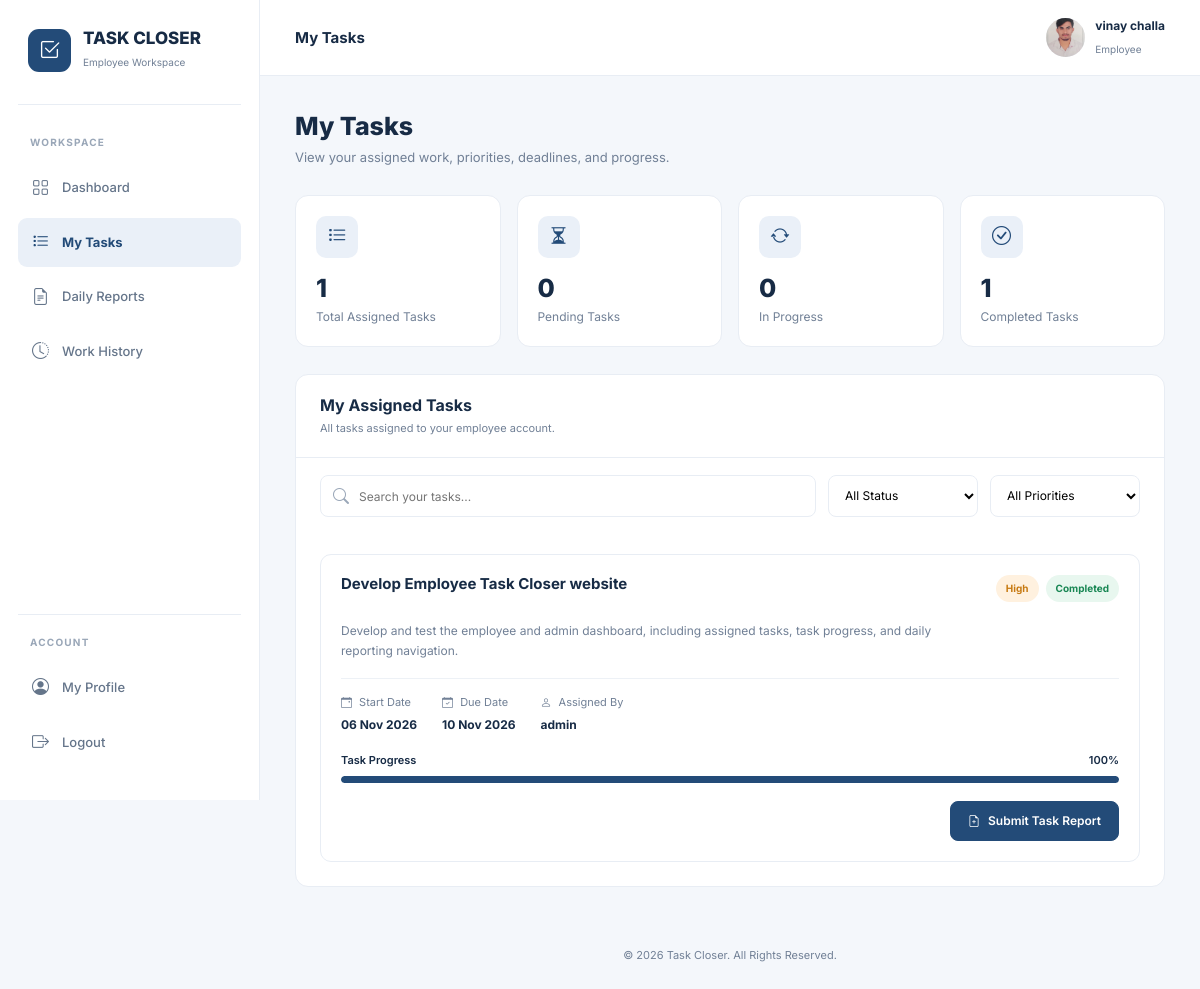
Screenshot of /tasks/my-tasks/ (signed in) with the database file from the repository.
### accounts/models.py (models this page shows, shortened)
class CustomUser(AbstractUser):
    date_joined = None
    class Role(models.TextChoices):
        ADMIN = 'ADMIN', 'Admin'
        EMPLOYEE = 'EMPLOYEE', 'Employee'
    role = models.CharField(
        max_length=20,
        choices=Role.choices,
        default=Role.EMPLOYEE
    )
    email = models.EmailField(
        unique=True,
        verbose_name='Email Address'
    )
    phone = models.CharField(
        max_length=15,
        blank=True,
        null=True
    )
    profile_picture = models.ImageField(
        upload_to='profiles/',
        blank=True,
        null=True
    )

### tasks/models.py (models this page shows, shortened)
class Task(models.Model):
    class Priority(models.TextChoices):
        LOW = 'LOW', 'Low'
        MEDIUM = 'MEDIUM', 'Medium'
        HIGH = 'HIGH', 'High'
        URGENT = 'URGENT', 'Urgent'
    class Status(models.TextChoices):
        PENDING = 'PENDING', 'Pending'
        IN_PROGRESS = 'IN_PROGRESS', 'In Progress'
        COMPLETED = 'COMPLETED', 'Completed'
        ON_HOLD = 'ON_HOLD', 'On Hold'
    title = models.CharField(max_length=200)
    description = models.TextField()
    assigned_to = models.ForeignKey(
        Employee,
        on_delete=models.CASCADE,
        related_name='assigned_tasks'
    )
    assigned_by = models.ForeignKey(
        settings.AUTH_USER_MODEL,
        on_delete=models.SET_NULL,
        null=True,
        related_name='created_tasks'
    )
    priority = models.CharField(
        max_length=20,
        choices=Priority.choices,
        default=Priority.MEDIUM
    )
    status = models.CharField(
        max_length=20,
        choices=Status.choices,
        default=Status.PENDING
    )
    progress = models.PositiveSmallIntegerField(default=0)
    start_date = models.DateField()
    due_date = models.DateField()
    completed_at = models.DateTimeField(
        null=True,
        blank=True
    )
    created_at = models.DateTimeField(auto_now_add=True)
    updated_at = models.DateTimeField(auto_now=True)
    class Meta:
        verbose_name = 'Task'
        verbose_name_plural = 'Tasks'
        ordering = ['-created_at']

### tasks/views.py (the view)
@login_required
def employee_task_list(request):
    if request.user.role != 'EMPLOYEE':
        return redirect('dashboard:admin_dashboard')
    employee = get_object_or_404(
        Employee,
        user=request.user
    )
    tasks = Task.objects.filter(
        assigned_to=employee
    ).select_related(
        'assigned_by'
    ).order_by('-created_at')
    context = {
        'tasks': tasks,
        'total_tasks': tasks.count(),
        'pending_tasks': tasks.filter(
            status=Task.Status.PENDING
        ).count(),
        'in_progress_tasks': tasks.filter(
            status=Task.Status.IN_PROGRESS
        ).count(),
        'completed_tasks': tasks.filter(
            status=Task.Status.COMPLETED
        ).count(),
    }
    return render(
        request,
        'tasks/employee_task_list.html',
        context
    )

### templates/tasks/employee_task_list.html (shortened to what this page needs)
{% extends "employee/base.html" %}
{% block page_heading %}My Tasks{% endblock %}
{% block tasks_active %}active{% endblock %}
{% block content %}
<div class="page-header">
    <h2>My Tasks</h2>
    <p>
        View your assigned work, priorities, deadlines, and progress.
    </p>
</div>
<div class="row g-3">
    <div class="col-6 col-lg-3">
        <div class="task-stat-card">
            <div class="task-stat-icon">
                <i class="bi bi-list-task"></i>
            </div>
            <h3>{{ total_tasks }}</h3>
            <p>Total Assigned Tasks</p>
        </div>
    </div>
    <div class="col-6 col-lg-3">
        <div class="task-stat-card">
            <div class="task-stat-icon">
                <i class="bi bi-hourglass-split"></i>
            </div>
            <h3>{{ pending_tasks }}</h3>
            <p>Pending Tasks</p>
        </div>
    </div>
    <div class="col-6 col-lg-3">
        <div class="task-stat-card">
            <div class="task-stat-icon">
                <i class="bi bi-arrow-repeat"></i>
            </div>
            <h3>{{ in_progress_tasks }}</h3>
            <p>In Progress</p>
        </div>
    </div>
    <div class="col-6 col-lg-3">
        <div class="task-stat-card">
            <div class="task-stat-icon">
                <i class="bi bi-check-circle"></i>
            </div>
            <h3>{{ completed_tasks }}</h3>
            <p>Completed Tasks</p>
        </div>
    </div>
</div>
<div class="task-panel">
    <div class="task-panel-header">
        <h5>My Assigned Tasks</h5>
        <p>
            All tasks assigned to your employee account.
        </p>
    </div>
    {% if tasks %}
        <div class="task-filters">
            <div class="task-search">
                <i class="bi bi-search"></i>
                <input type="text"
                       id="taskSearch"
                       placeholder="Search your tasks...">
            </div>
            <select id="statusFilter" class="task-filter">
                <option value="">All Status</option>
            </select>
            <select id="priorityFilter" class="task-filter">
                <option value="">All Priorities</option>
            </select>
        </div>
        <div class="task-list">
            {% for task in tasks %}
                <div class="task-card"
                     data-status="{{ task.get_status_display|lower }}"
                     data-priority="{{ task.get_priority_display|lower }}">
                    <div class="task-card-top">
                        <div style="flex: 1; min-width: 200px;">
                            <h5 class="task-title">
                                {{ task.title }}
                            </h5>
                            <p class="task-description">
                                {{ task.description|truncatechars:220 }}
                            </p>
                        </div>
                        <div class="task-badges">
                            <span class="priority-badge priority-{{ task.priority|lower }}">
                                {{ task.get_priority_display }}
                            </span>
                            {% if task.status == 'PENDING' %}
                                <span class="status-badge status-pending">
                                    Pending
                                </span>
                            {% elif task.status == 'IN_PROGRESS' %}
                                <span class="status-badge status-in-progress">
                                    In Progress
                                </span>
                            {% elif task.status == 'COMPLETED' %}
                                <span class="status-badge status-completed">
                                    Completed
                                </span>
                            {% elif task.status == 'ON_HOLD' %}
                                <span class="status-badge status-on-hold">
                                    On Hold
                                </span>
                            {% endif %}
                        </div>
                    </div>
                    <div class="task-meta">
                        <div class="task-meta-item">
                            <i class="bi bi-calendar-event me-1"></i>
                            Start Date
                            <strong>
                                {{ task.start_date|date:"d M Y" }}
                            </strong>
                        </div>
                        <div class="task-meta-item">
                            <i class="bi bi-calendar-check me-1"></i>
                            Due Date
                            <strong>
                                {{ task.due_date|date:"d M Y" }}
                            </strong>
                        </div>
                        <div class="task-meta-item">
                            <i class="bi bi-person me-1"></i>
                            Assigned By
                            <strong>
                                {% if task.assigned_by %}
                                    {{ task.assigned_by.get_full_name|default:task.assigned_by.username }}
                                {% else %}
                                    Admin
                                {% endif %}
                            </strong>
                        </div>
                    </div>
                    <div class="task-progress">
                        <div class="task-progress-heading">
                            <span>Task Progress</span>
                            <span>{{ task.progress }}%</span>
                        </div>
                        <div class="progress">
                            <div class="progress-bar"
                                 role="progressbar"
                                 style="width: {{ task.progress }}%;"
                                 aria-valuenow="{{ task.progress }}"
                                 aria-valuemin="0"
                                 aria-valuemax="100">
                            </div>
                        </div>
                    </div>
                    <div class="task-report-action">
                        <a href="{% url 'daily_reports:create_daily_report' %}?task={{ task.id }}"
                           class="btn-submit-task-report">
                            <i class="bi bi-file-earmark-plus"></i>
                            Submit Task Report
                        </a>
                    </div>
                </div>
            {% endfor %}
        </div>
    {% endif %}
</div>
{% endblock %}

### templates/employee/base.html (shortened to what this page needs)
{% load static %}
<!DOCTYPE html>
<html lang="en">
<head>
    <link href="https://cdn.jsdelivr.net/npm/bootstrap@5.3.7/dist/css/bootstrap.min.css"
          rel="stylesheet">
    <link href="https://cdn.jsdelivr.net/npm/bootstrap-icons@1.13.1/font/bootstrap-icons.min.css"
          rel="stylesheet">
</head>
<body>
<aside class="sidebar" id="sidebar">
    <div class="brand">
        <div class="brand-icon">
            <i class="bi bi-check2-square"></i>
        </div>
        <div>
            <h5>TASK CLOSER</h5>
            <small>Employee Workspace</small>
        </div>
    </div>
    <div class="nav-section">
        <div class="nav-label">Workspace</div>
        <a href="{% url 'dashboard:employee_dashboard' %}"
           class="nav-link-custom {% block dashboard_active %}{% endblock %}">
            <i class="bi bi-grid"></i>
            Dashboard
        </a>
        <a href="{% url 'tasks:employee_task_list' %}"
           class="nav-link-custom {% block tasks_active %}{% endblock %}">
            <i class="bi bi-list-task"></i>
            My Tasks
        </a>
        <a href="{% url 'daily_reports:create_daily_report' %}"
           class="nav-link-custom {% block reports_active %}{% endblock %}">
            <i class="bi bi-file-earmark-text"></i>
            Daily Reports
        </a>
        <a href="{% url 'daily_reports:employee_report_history' %}"
           class="nav-link-custom {% block history_active %}{% endblock %}">
            <i class="bi bi-clock-history"></i>
            Work History
        </a>
    </div>
    <div class="sidebar-bottom">
        <div class="nav-label">Account</div>
        <a href="{% url 'employees:employee_profile' %}"
           class="nav-link-custom {% block profile_active %}{% endblock %}">
            <i class="bi bi-person-circle"></i>
            My Profile
        </a>
        <form method="POST" action="{% url 'accounts:logout' %}">
            <button type="submit" class="nav-link-custom">
                <i class="bi bi-box-arrow-right"></i>
                Logout
            </button>
        </form>
    </div>
</aside>
<main class="main-content">
    <header class="topbar">
        <div class="d-flex align-items-center gap-3">
            <h6>{% block page_heading %}Employee Workspace{% endblock %}</h6>
        </div>
        <div class="employee-profile">
            <div class="profile-avatar">
                {% if request.user.profile_picture %}
                    <img src="{{ request.user.profile_picture.url }}"
                         alt="Profile picture">
                {% else %}
                    <i class="bi bi-person"></i>
                {% endif %}
            </div>
            <div class="profile-info">
                <strong>
                    {{ request.user.get_full_name|default:request.user.username }}
                </strong>
                <small>Employee</small>
            </div>
        </div>
    </header>
    <section class="dashboard-content">
        {% block content %}{% endblock %}
    </section>
    <footer class="dashboard-footer">
        &copy; {% now "Y" %} Task Closer. All Rights Reserved.
    </footer>
</main>
</body>
</html>

### rows the page displays
CustomUser: user.profile_picture (picture), user.get_full_name "vinay challa"
Task: title "Develop Employee Task Closer website", description "Develop and test the employee and admin dashboard, including assigned tasks, task progress, and daily reporting navigation.", priority "High", status "Completed", start_date "06 Nov 2026", due_date "10 Nov 2026", assigned_by.get_full_name "admin", progress "100"

### other values shown
{{ total_tasks }} "1"
{{ pending_tasks }} "0"
{{ in_progress_tasks }} "0"
{{ completed_tasks }} "1"
